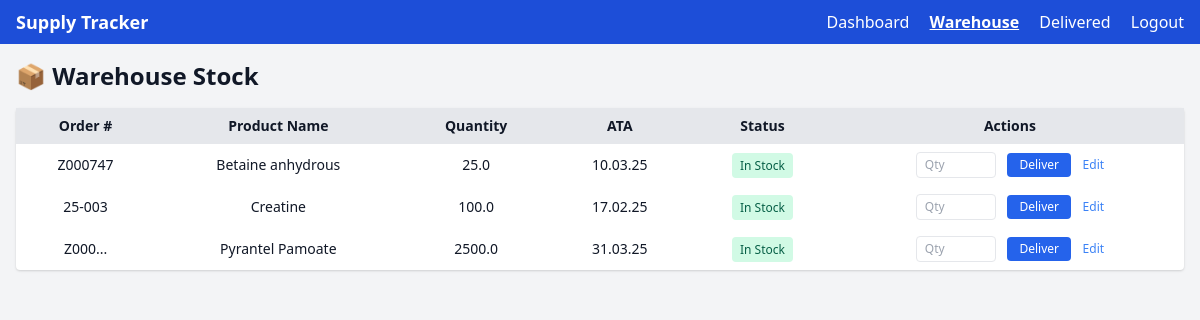
The page /warehouse (signed in) on the database its author committed.
### app/models.py (models this page shows)
class WarehouseStock(db.Model):
    id = db.Column(db.Integer, primary_key=True)
    user_id = db.Column(db.Integer, db.ForeignKey('user.id'), nullable=False)
    order_number = db.Column(db.String(50), nullable=False)
    product_name = db.Column(db.String(100), nullable=False)
    quantity = db.Column(db.Float, nullable=False)
    ata = db.Column(db.String(10), nullable=True)
    transit_status = db.Column(db.String(20), default='In Stock', nullable=False)

### app/routes.py (the view)
@main.route('/warehouse')
@login_required
def warehouse():
    from .models import WarehouseStock
    warehouse_items = WarehouseStock.query.filter_by(user_id=current_user.id).all()
    return render_template('warehouse.html', warehouse_items=warehouse_items)

### app/__init__.py (called while the page is built)
def create_app():
    app = Flask(__name__)
    app.config['SECRET_KEY'] = 'your-secret-key'  # Use env var later
    app.config['SQLALCHEMY_DATABASE_URI'] = 'sqlite:///../instance/supply_tracker.db'
    app.config['SQLALCHEMY_TRACK_MODIFICATIONS'] = False
    init_db(app)
    login_manager.init_app(app)
    Migrate(app, db)
    from .routes import main
    app.register_blueprint(main)
    @login_manager.user_loader
    def load_user(user_id):
        return User.query.get(int(user_id))
    return app

### app/routes.py (called while the page is built)
@main.app_context_processor
def inject_user():
    return dict(current_user=current_user)

### app/templates/warehouse.html (shortened to what this page needs)
<!DOCTYPE html>
<html lang="en">
<head>
    <link href="https://cdn.jsdelivr.net/npm/tailwindcss@2.2.19/dist/tailwind.min.css" rel="stylesheet">
</head>
<body class="bg-gray-100 dark:bg-gray-900 text-gray-900 dark:text-gray-100">
    <nav class="bg-blue-700 text-white px-4 py-2 flex justify-between items-center">
        <div class="font-semibold text-lg">Supply Tracker</div>
        <div class="space-x-4">
            <a href="{{ url_for('main.dashboard') }}" class="hover:underline">Dashboard</a>
            <a href="{{ url_for('main.warehouse') }}" class="font-bold underline">Warehouse</a>
            <a href="{{ url_for('main.delivered') }}" class="hover:underline">Delivered</a>
            <a href="{{ url_for('main.logout') }}" class="hover:underline">Logout</a>
        </div>
    </nav>
    <div class="p-4">
        <h2 class="text-2xl font-bold mb-4">📦 Warehouse Stock</h2>
        <table class="min-w-full bg-white dark:bg-gray-800 rounded shadow text-sm">
            <thead>
                <tr class="bg-gray-200 dark:bg-gray-700 text-center">
                    <th class="px-4 py-2">Order #</th>
                    <th class="px-4 py-2">Product Name</th>
                    <th class="px-4 py-2">Quantity</th>
                    <th class="px-4 py-2">ATA</th>
                    <th class="px-4 py-2">Status</th>
                    <th class="px-4 py-2">Actions</th>
                </tr>
            </thead>
            <tbody>
                {% for item in warehouse_items %}
                <tr class="text-center even:bg-gray-100 dark:even:bg-gray-800 hover:bg-blue-50 dark:hover:bg-gray-700">
                    <td class="px-4 py-2">{{ item.order_number }}</td>
                    <td class="px-4 py-2">{{ item.product_name }}</td>
                    <td class="px-4 py-2">{{ item.quantity }}</td>
                    <td class="px-4 py-2">{{ item.ata }}</td>
                    <td class="px-4 py-2">
                        <span class="bg-green-100 text-green-800 text-xs px-2 py-1 rounded">In Stock</span>
                    </td>
                    <td class="px-4 py-2 space-x-2">
                        <form method="POST" action="{{ url_for('main.deliver_partial', item_id=item.id) }}" class="inline space-x-2">
                            <input type="number" name="quantity" min="1" max="{{ item.quantity }}" placeholder="Qty"
                                class="w-20 px-2 py-1 border rounded text-xs" required>
                            <button type="submit" class="bg-blue-600 text-white px-3 py-1 rounded text-xs">Deliver</button>
                        </form>
                        <a href="{{ url_for('main.edit_warehouse', item_id=item.id) }}" class="text-blue-500 hover:underline text-xs">Edit</a>
                    </td>
                </tr>
                {% endfor %}
            </tbody>
        </table>
    </div>
</body>
</html>

### rows shown on the page
WarehouseStock: order_number "Z000747", product_name "Betaine anhydrous", quantity "25.0", ata "10.03.25"
WarehouseStock: order_number "25-003", product_name "Creatine", quantity "100.0", ata "17.02.25"
WarehouseStock: order_number "Z000...", product_name "Pyrantel Pamoate", quantity "2500.0", ata "31.03.25"
